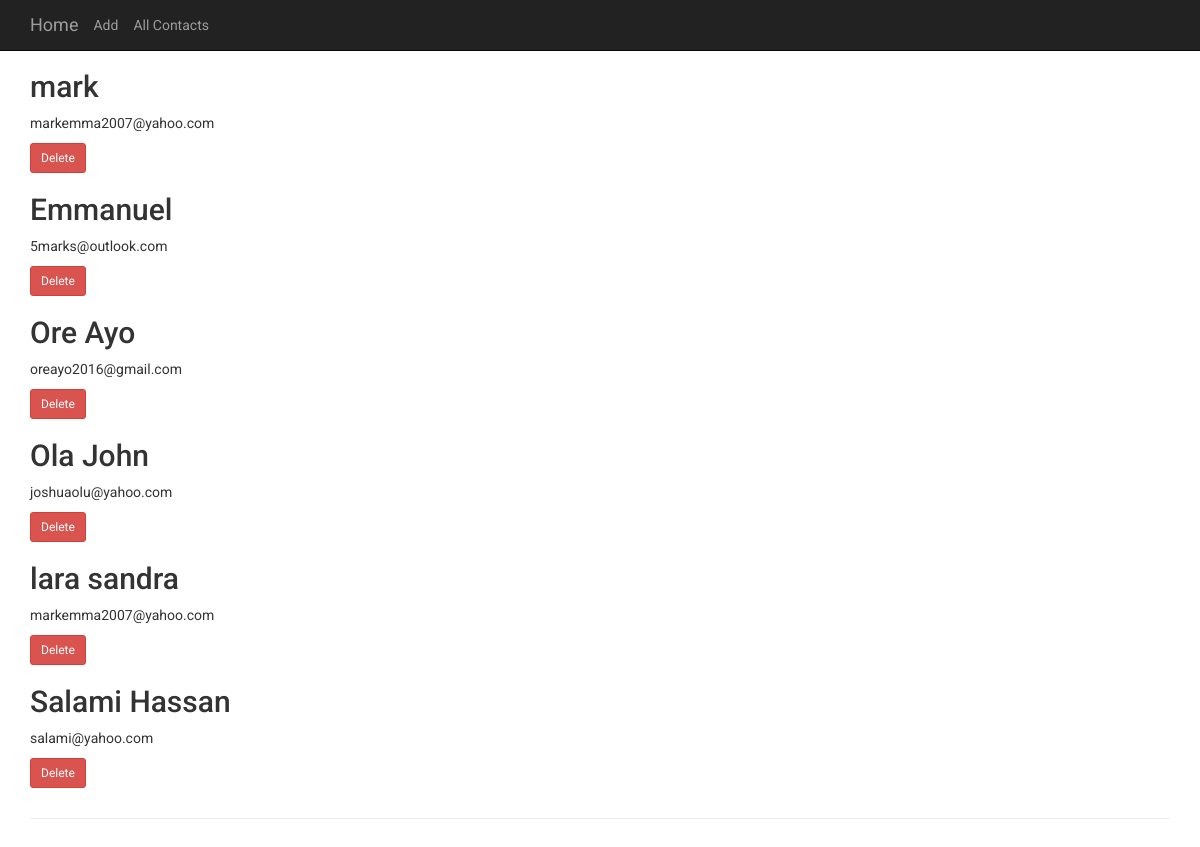
The app's page /list, older data.
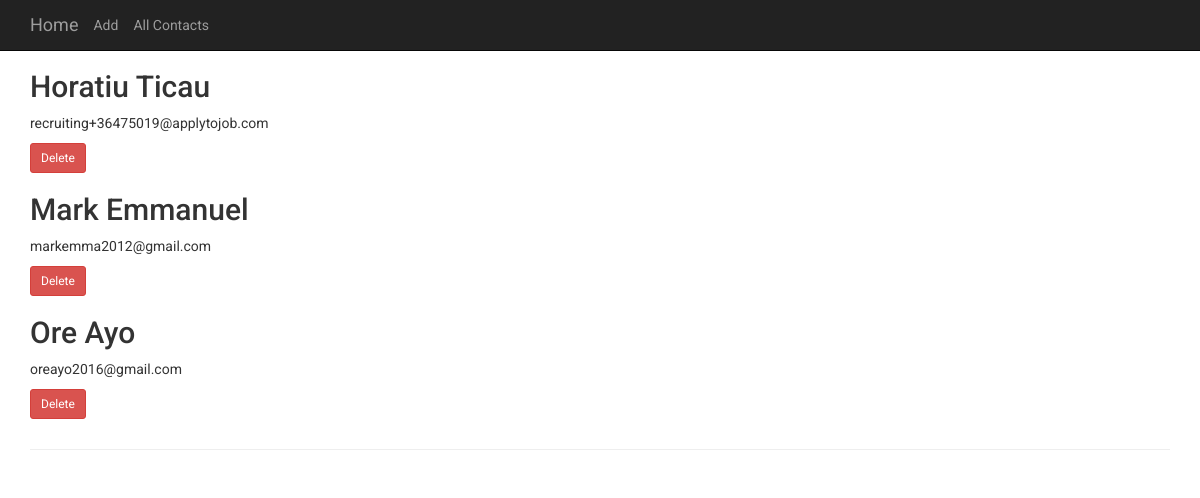
The same page, newer data.
### contact/models.py (models this page shows, shortened)
class Contact(models.Model):
    name = models.CharField(max_length=200, blank=False)
    email = models.EmailField(max_length=128, blank=False)

### contact/views.py (the view)
# urls.py: path('list', v.list, name='list'),
def list(request):
    contact_list = Contact.objects.all
    context_dict = {'contacts': contact_list}
    return render(request, 'contact/list.html', context=context_dict)

### contact/templates/contact/list.html (shortened to what this page needs)
{% extends 'base.html' %}
{% load mytags %}
{% block content %}
    <div class="container">
        {% if contacts %}
      <div class="row">
        <div class="col-md-4">
            {% for contact in contacts %}
          <h2>{{ contact.name }}</h2>
          <p>{{ contact.email }}</p>
          <p><a class="btn btn-danger btn-sm" href="{% url 'delete' id=contact.pk%}">Delete</a></p>
             {% endfor %}
        </div>
      {% else %}
          <div class="alert alert-danger col-md-8">
              <center><p><strong>There are no SeedStars contacts present</strong></p></center>
          </div>
      </div>
      </div>
    {% endif %}
</div>
      <hr>
{% endblock %}

### templates/base.html (shortened to what this page needs)
{% load staticfiles %}
<!DOCTYPE html>
<head>
    <link rel="stylesheet" href="{% static "css/bootstrap.min.css" %}">
    <link rel="stylesheet" href="{% static "css/jumbotron.css" %}">
</head>
<body class="myBody">
<nav class="navbar navbar-inverse navbar-fixed-top">
      <div class="container">
        <div class="navbar-header">
            <a class="navbar-brand" href="{% url 'home' %}">Home</a>
            <a class="navbar-brand" style="font-size:100%" href="{% url 'add' %}">Add</a>
            <a class="navbar-brand" style="font-size:100%" href="{%  url 'list' %}">All Contacts</a>
        </div>
      </div>
    </nav>
{% block content %}
{% endblock %}
</div>
</body>

### static/css/jumbotron.css (style rules this page uses)
.myBody { font-family: 'Roboto', sans-serif; padding-top: 50px; padding-bottom: 20px; }

Row changes from the older to the newer data that the page shows:
removed Contact: name "mark", email "markemma2007@yahoo.com"
removed Contact: name "Emmanuel", email "5marks@outlook.com"
removed Contact: name "Ola John", email "joshuaolu@yahoo.com"
removed Contact: name "lara sandra", email "markemma2007@yahoo.com"
removed Contact: name "Salami Hassan", email "salami@yahoo.com"
added Contact: name "Horatiu Ticau", email "recruiting+36475019@applytojob.com"
added Contact: name "Mark Emmanuel", email "markemma2012@gmail.com"
